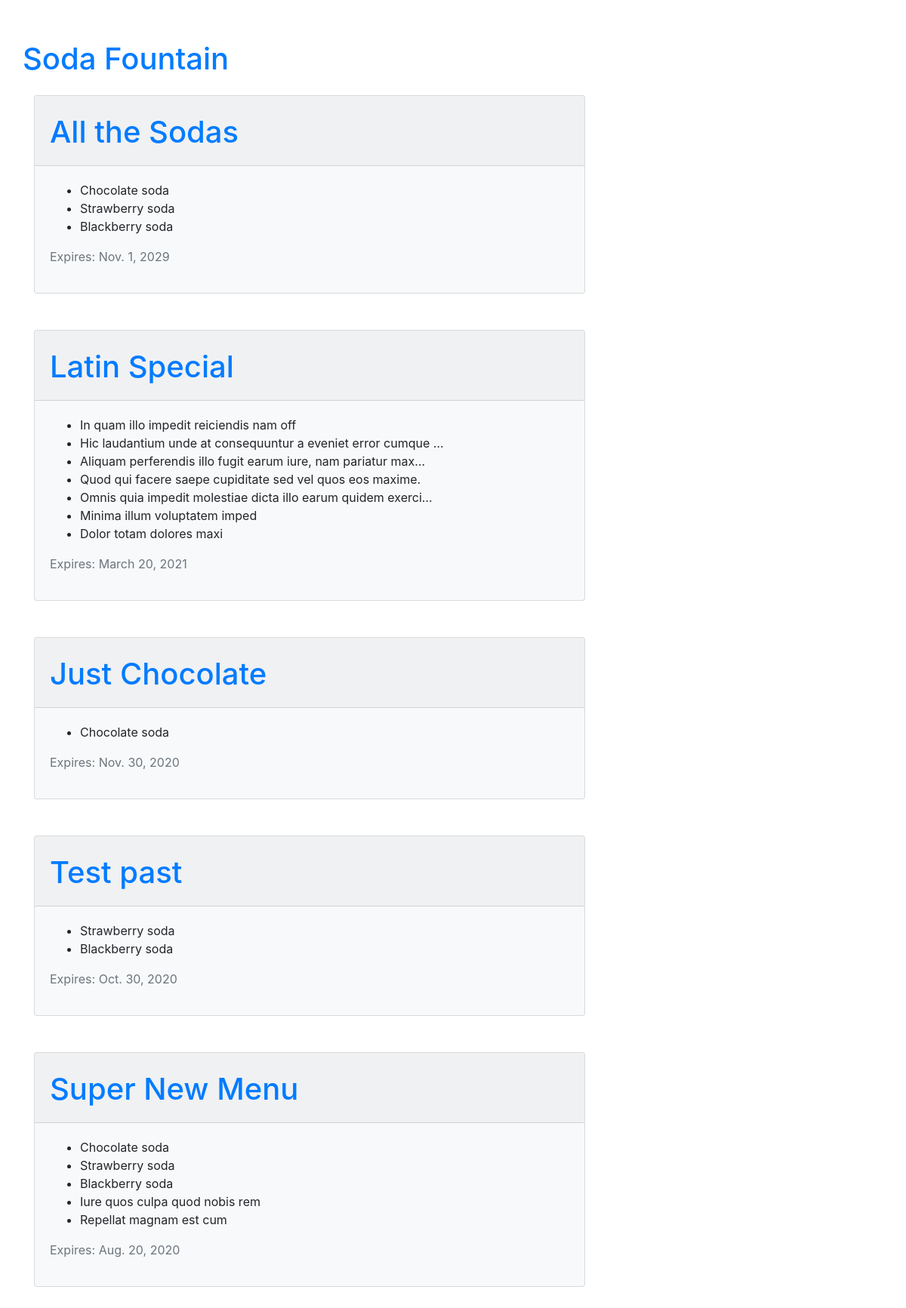
The app's page /, older data.
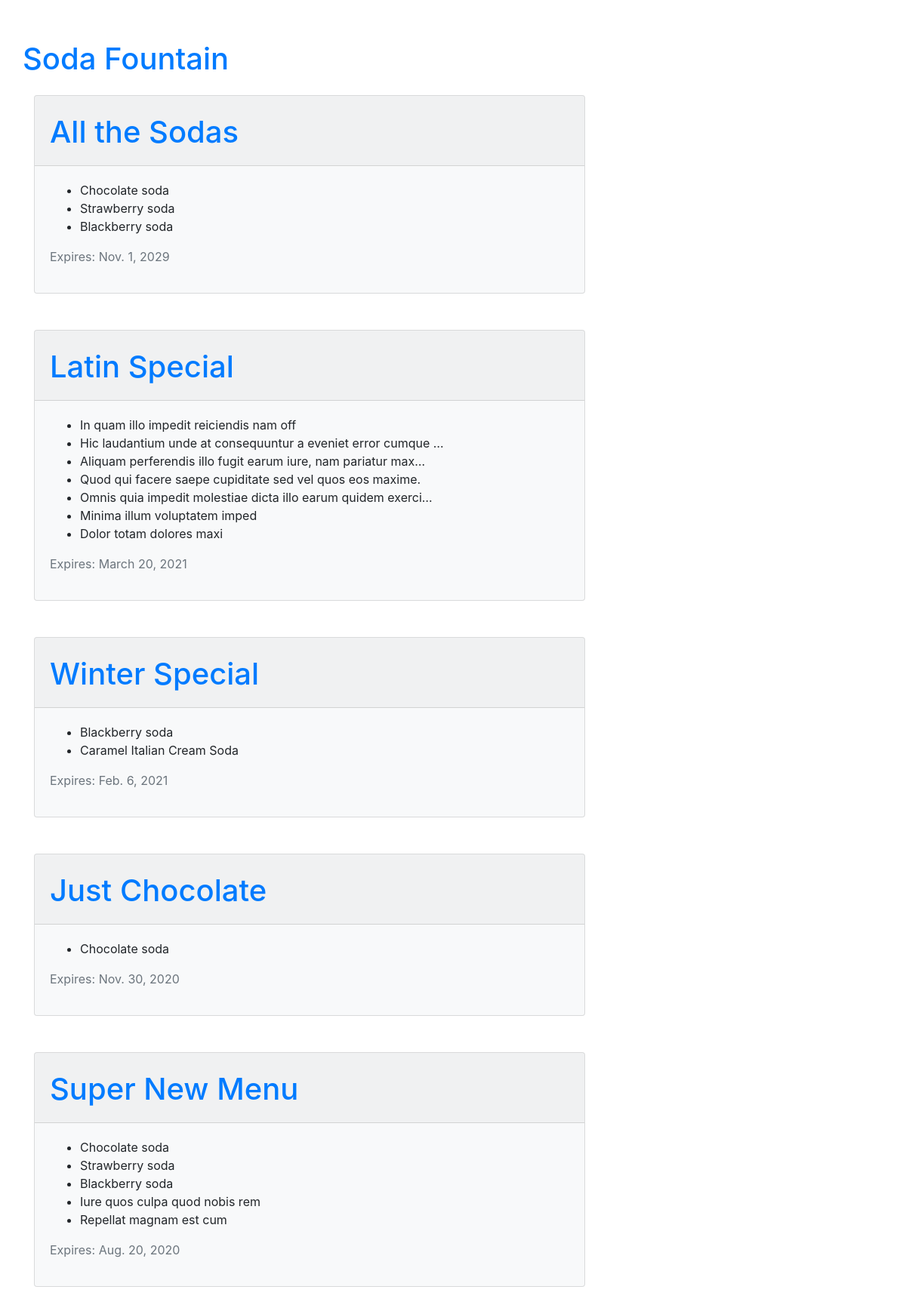
The same page, newer data.
### menu/models.py (models this page shows, shortened)
class Menu(models.Model):
    season = models.CharField(max_length=20)  # Required Field
    items = models.ManyToManyField('Item', related_name='items')  # Required Field
    created_date = models.DateTimeField(default=timezone.now)  # Auto-set Field
    expiration_date = models.DateField()  # Required Field

class Item(models.Model):
    name = models.CharField(max_length=200)
    description = models.TextField()
    chef = models.ForeignKey('auth.User', on_delete=models.CASCADE,)
    created_date = models.DateTimeField(default=timezone.now)
    standard = models.BooleanField(default=False)
    ingredients = models.ManyToManyField('Ingredient')
    def __str__(self):
        return self.name

### menu/views.py (the view)
# urls.py: path('', views.menu_list, name='menu_list'),
def menu_list(request):
    menus = models.Menu.objects.all().prefetch_related('items').filter(
        expiration_date__gte=timezone.now()).order_by('-expiration_date')
    return render(request, 'menu/menu_list.html', {'menus': menus})

### menu/templates/menu/menu_list.html (shortened to what this page needs)
{% extends 'base.html' %}
{% block content %}
    <div class="content container">
        <div class="row">
            <div class="col-md-8">
                {% for menu in menus %}
                    <div class="card bg-light mb-5 ">
                        <div class="card-header pt-4">
                            <h1>
                                <a href="{% url 'menu:menu_detail' pk=menu.pk %}">{{ menu.season|capfirst }}</a>
                            </h1>
                        </div>
                        <div class="card-body">
                            <ul>
                                {% for item in menu.items.all %}
                                    <li>{{ item|truncatechars_html:60 }}</li>
                                {% endfor %}
                            </ul>
                            <p class="text-secondary">Expires: {{ menu.expiration_date }}</p>
                        </div>
                    </div>
                {% endfor %}
        </div>
    </div>
{% endblock %}

### templates/base.html (shortened to what this page needs)
{% load static %}
<!DOCTYPE html>
<div lang="en">
    <head>
        <link rel="stylesheet" href="{% static 'fontawesome/css/fontawesome.min.css' %}">
        <link rel="stylesheet" href="{% static 'fontawesome/css/solid.min.css' %}">
        <link rel="stylesheet" href="https://stackpath.bootstrapcdn.com/bootstrap/4.3.1/css/bootstrap.min.css"
>
        <link rel="stylesheet" href="https://cdnjs.cloudflare.com/ajax/libs/datepicker/0.6.5/datepicker.min.css"
/>
        <link rel="stylesheet" href="{% static 'css/menu_styles.css' %}">
    </head>
    <body>
    <div class="pb-2 mt-4 mb-2">
        <h1><a href="/">Soda Fountain</a></h1>
    </div>
    </body>
    {% block content %}
    {% endblock %}
</div>
    </body>
    </html>

### assets/css/menu_styles.css (style rules this page uses)
body { padding: 30px; }

Row changes from the older to the newer data that the page shows:
removed Menu: season "Test past", expiration_date "Oct. 30, 2020", Item (name "Strawberry soda"), Item (name "Blackberry soda")
added Menu: season "Winter Special", expiration_date "Feb. 6, 2021", Item (name "Blackberry soda")
added Item: name "Caramel Italian Cream Soda", shown under "Winter Special"
